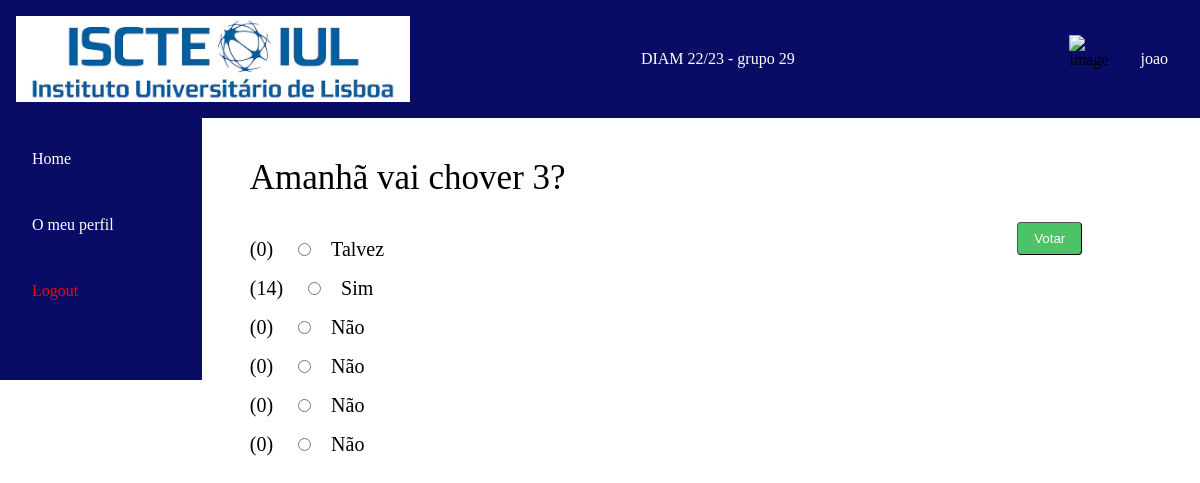
The app's page /votacao/4 (signed in) with its own data.
### votacao/models.py (models this page shows, shortened)
class Questao(models.Model):
    questao_texto = models.CharField(max_length=200)
    pub_data = models.DateTimeField('data de publicacao')

class Opcao(models.Model):
    questao = models.ForeignKey(Questao, on_delete=models.CASCADE)
    opcao_texto = models.CharField(max_length=200)
    votos = models.IntegerField(default=0)

### votacao/views.py (the view)
# urls.py: path('<int:questao_id>', views.detalhe, name='detalhe'),
@login_required()
def detalhe(request, questao_id):
    questao = get_object_or_404(Questao, pk=questao_id)
    return render(request, "votacao/detalhequestao.html", {"questao": questao})

### votacao/templates/votacao/detalhequestao.html (shortened to what this page needs)
{% extends "./base.html"%}
{% block private-css %}
{% load static %}
<link rel="stylesheet" type="text/css" href="{% static 'votacao/css/detalhequestao.css'%}">
{% endblock %}
{% block main-content %}
<span class="detalhepergunta-text">{{ questao.questao_texto }}</span>
    <form action="{% url 'votacao:voto' questao.id %}" method="post">
      <div class="detalhepergunta-container2">
    <ul class="detalhepergunta-ul list">
      {% for opcao in questao.opcao_set.all %}
        <li class="detalhepergunta-li list-item">
          <span class="detalhepergunta-text1">({{opcao.votos}})</span>
          <input
            id="opcao{{ forloop.counter }}"
            type="radio"
            name="opcao"
            class="detalhepergunta-radiobutton"
            value="{{ opcao.id }}"
          />
          <span class="detalhepergunta-text2">{{ opcao.opcao_texto }}</span>
        </li>
      {% endfor %}
    </ul>
    <div class="detalhepergunta-container3">
      <button type="submit" class="detalhepergunta-button3 button">Votar</button>
    </div></div>
  </form>
{% endblock %}

### votacao/templates/votacao/base.html (shortened to what this page needs)
<!DOCTYPE html>
<html lang="en">
<head>
    {% load static %}
    <link rel="stylesheet" type="text/css" href="{% static 'votacao/css/base.css'%}">
    {% block private-css %} {% endblock %}
</head>
<body>
    <div class="frame">
        <div class="upper-bar-container upper-bar-root-class-name3">
          <header data-thq="thq-navbar" class="upper-bar-head">
            <div class="upper-bar-left">
              <img
                alt="image"
                src="{% static 'votacao/images/isc-200h.png' %}"
                class="upper-bar-banneriscte"
              />
              <span class="upper-bar-diam">
                <span>DIAM 22/23 - grupo 29</span>
              </span>
            </div>
            <div class="upper-bar-right">
              <img
              id="profile-image-top-bar"
                alt="image"
                src="{% static '' %}{{request.session.image_name}}"
                class="upper-bar-image"
              />
              <span id="profile-username-top-bar" class="upper-bar-utilizador">{{request.user}}</span>
            </div>
          </header>
        </div>
        <div class="main-container">
          <div class="sidebar-sidebar sidebar-root-class-name3">
            <nav class="sidebar-nav">
              <a href="{% url 'votacao:index' %}"><span class="sidebar-home"  >Home</span></a>
              <a href="{% url 'votacao:detalheutilizador'%}" ><span class="sidebar-perfil">O meu perfil</span></a>
              <a href="{% url 'votacao:logout'%}"><span class="sidebar-logout">Logout</span></a>
            </nav>
          </div>
          <div class="content">
            {% block main-content %}
            {% endblock %}
          </div>
        </div>
      </div>
</body>
</html>

### votacao/static/votacao/css/base.css (style rules this page uses)
body { margin: 0px; }
a:link { text-decoration: none; }
.button { color: #000000; display: inline-block; padding: 0.5rem 1rem; border-color: #000000; border-width: 1px; border-radius: 4px; background-color: #FFFFFF; }
button { color: #FFFFFF !important; transition: 0.3s; margin-bottom: 8px; background-color: #14A9FF !important; text-decoration: none; }
.list { width: 70%; margin: 1em 0px 1em 0px; display: block; padding: 0px 0px 0px 1.5rem; list-style-type: none; list-style-position: outside; }
.list-item { display: list-item; }
.upper-bar-container { display: flex; position: relative; flex-direction: column; }
.upper-bar-head { flex: 1; display: flex; position: relative; align-self: stretch; align-items: center; padding-top: 16px; padding-left: 16px; padding-right: 16px; padding-bottom: 16px; justify-content: space-between; background-color: #080c65; }
.upper-bar-left { flex: 2; display: flex; align-items: center; flex-direction: row; justify-content: space-between; }
.upper-bar-banneriscte { width: 394px; height: 86px; align-self: center; object-fit: cover; }
.upper-bar-diam { color: #ffffff; align-self: center; }
.upper-bar-right { flex: 1; display: flex; align-items: center; justify-content: flex-end; }
.upper-bar-image { width: 55px; height: 48px; object-fit: cover; }
.upper-bar-utilizador { color: #ffffff; margin-left: 16px; padding-right: 16px; }
.upper-bar-root-class-name3 { align-self: stretch; }
.sidebar-sidebar { flex: 1; width: 100%; height: 100%; display: flex; padding: 32px; position: relative; align-self: stretch; align-items: center; padding-right: 34px; flex-direction: column; justify-content: flex-start; background-color: #080c65; }
.sidebar-nav { display: flex; align-self: stretch; align-items: flex-start; flex-direction: column; justify-content: flex-start; }
.sidebar-nav a { margin-bottom: 48px; }
.sidebar-home { color: #ffffff; }
.sidebar-perfil { color: #ffffff; }
.sidebar-logout { color: #f50404; }
.sidebar-root-class-name3 { align-self: stretch; }
.frame { width: 100%; display: flex; overflow: auto; min-height: 100vh; align-items: center; flex-direction: column; }
.main-container { flex: 1; height: 100%; display: flex; align-self: stretch; align-items: center; flex-direction: row; justify-content: space-between; }
.content { flex: 7; height: 100%; display: flex; align-self: flex-start; padding-top: 16px; padding-left: 24px; padding-right: 24px; flex-direction: column; justify-content: flex-start; }

### votacao/static/votacao/css/detalhequestao.css (style rules this page uses)
.detalhepergunta-text { font-size: 35px; margin-top: 24px; margin-left: 24px; margin-right: 24px; margin-bottom: 24px; }
.detalhepergunta-container2 { flex: 1; width: 100%; display: flex; align-items: flex-start; flex-direction: row; }
.detalhepergunta-ul { flex: 8; }
.detalhepergunta-li { margin-bottom: 16px; }
.detalhepergunta-text1 { font-size: 20px; margin-right: 16px; }
.detalhepergunta-radiobutton { margin-right: 16px; }
.detalhepergunta-text2 { font-size: 20px; }
.detalhepergunta-container3 { flex: 3; width: 200px; display: flex; align-self: flex-start; align-items: center; flex-direction: column; }
.detalhepergunta-button3 { color: #FFFFFF; transition: 0.3s; margin-bottom: 16px; background-color: #4CC366 !important; }

### records on screen
Questao: questao_texto "Amanhã vai chover 3?"
Opcao: votos "0", opcao_texto "Talvez"
Opcao: votos "14", opcao_texto "Sim"
Opcao: votos "0", opcao_texto "Não"
Opcao: votos "0", opcao_texto "Não"
Opcao: votos "0", opcao_texto "Não"
Opcao: votos "0", opcao_texto "Não"

### other values on screen
{{ request.user }} "joao"
